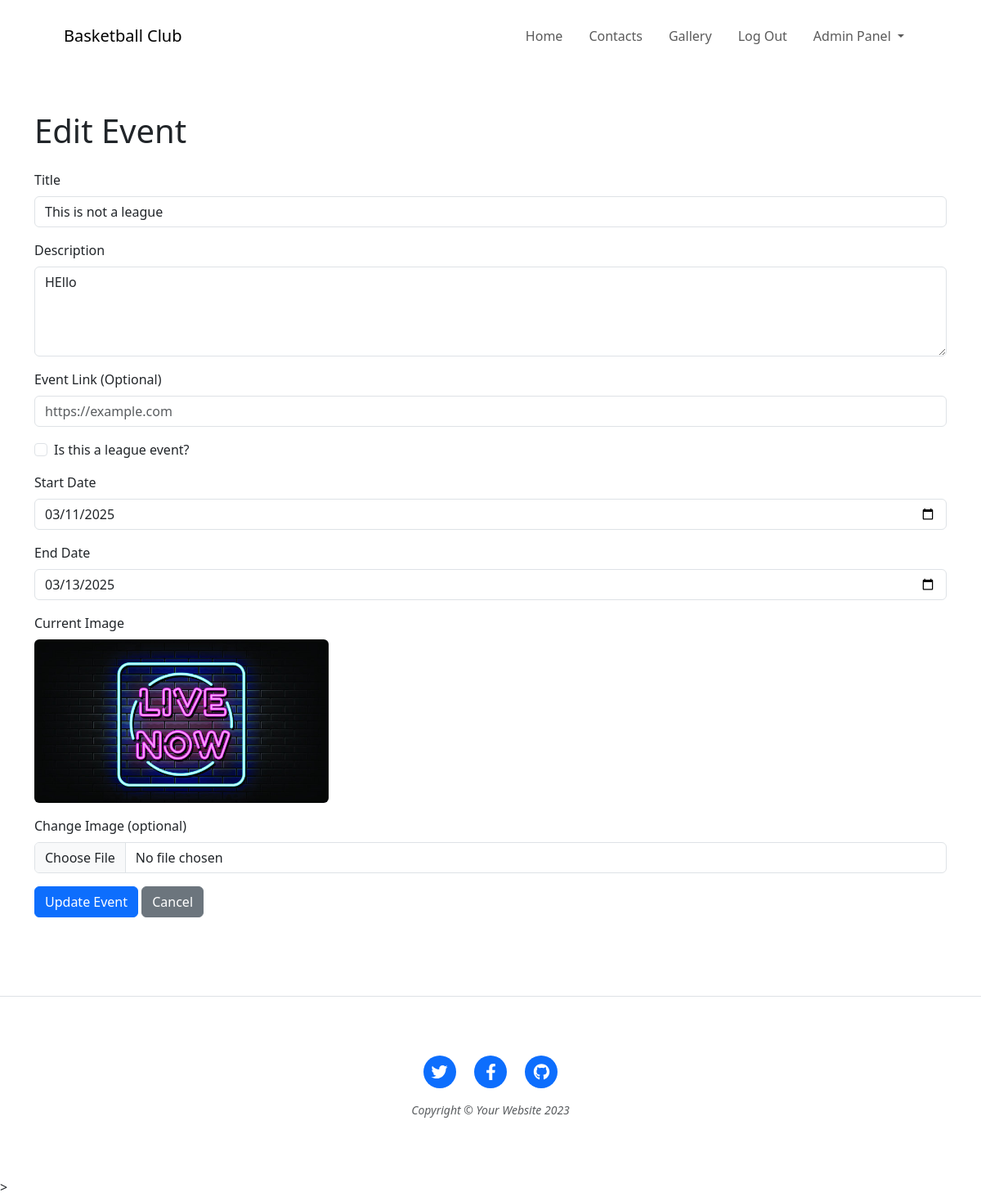
/add/edit_event/1 (signed in), run on an earlier commit of the app's database.
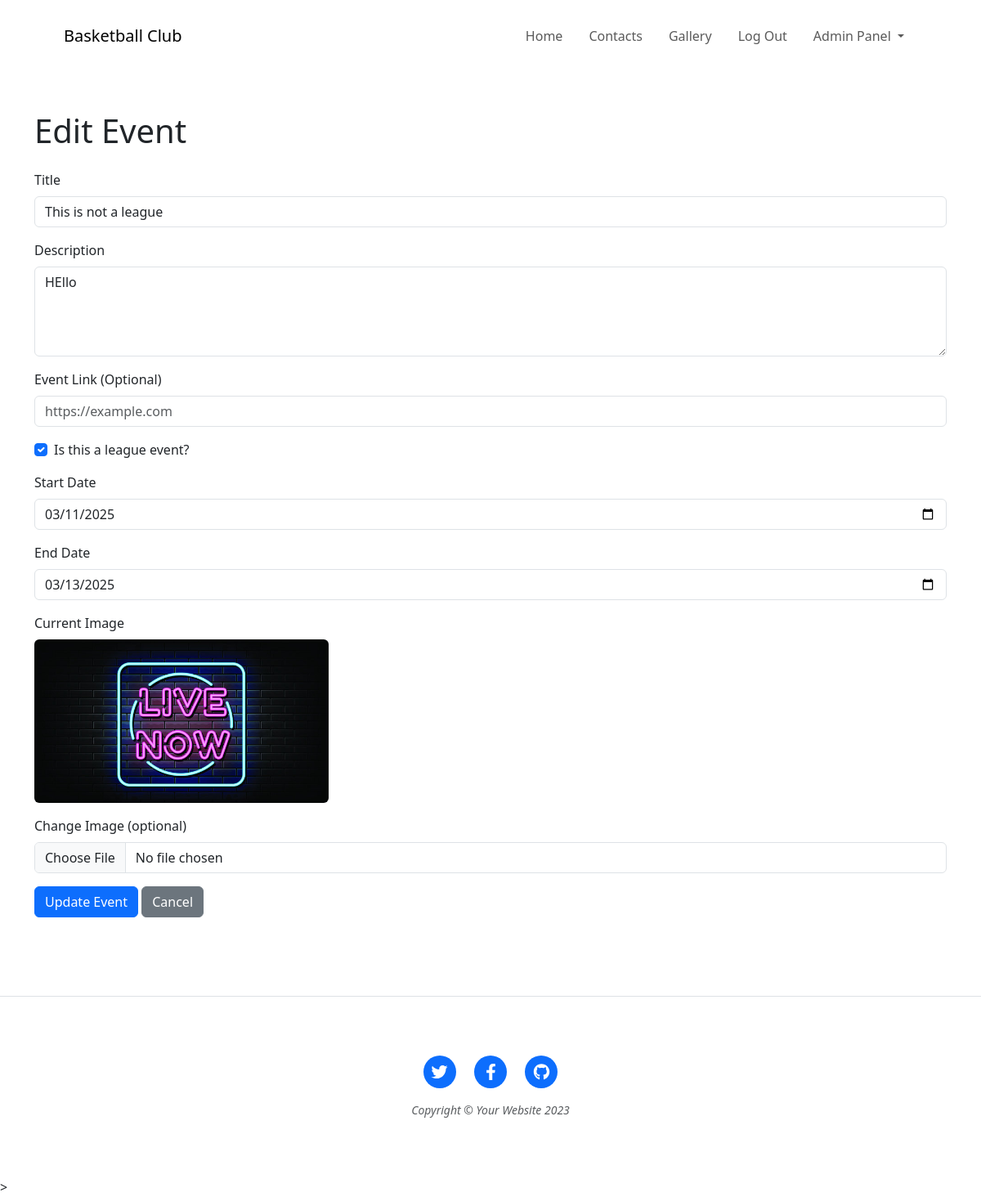
And on a later commit of the database.
### website/models.py (models this page shows)
class Event(db.Model):
    id = db.Column(db.Integer, primary_key=True)
    title = db.Column(db.String(100), nullable=False)
    description = db.Column(db.Text, nullable=False)
    img_url = db.Column(db.String(255), nullable=False)
    start_date = db.Column(db.Date, default=func.current_date())
    end_date = db.Column(db.Date, default=func.current_date())
    link = db.Column(db.String(255), nullable=True)
    is_league = db.Column(db.Boolean, default=False)
    admin_id = db.Column(db.Integer, db.ForeignKey('admin.id'), nullable=False)
    matches = db.relationship('Match', backref='event', lazy=True)
    teams = db.relationship('Team', backref='event', lazy=True)
    galleries = db.relationship('GalleryAlbum', backref='event', lazy=True)

### website/add_event.py (the view, shortened to what this page needs)
@add_event.route('/edit_event/<int:event_id>', methods=['GET', 'POST'])
@login_required
def edit_event(event_id):
    if current_user.id != 1:
        flash("You do not have permission to edit events.", category='error')
        return redirect(url_for('views.home'))
    event = Event.query.get_or_404(event_id)
    return render_template("edit_event.html", event=event)

### website/__init__.py (called while the page is built)
@login_manager.user_loader
def load_user(user_id):
    from .models import Admin
    return Admin.query.get(int(user_id))

### website/templates/edit_event.html
{% include 'header.html' %}
<div class="container mt-5">
    <h1 class="mb-4">Edit Event</h1>
    <form method="POST" enctype="multipart/form-data" action="{{ url_for('add_event.edit_event', event_id=event.id) }}">
        <div class="mb-3">
            <label for="title" class="form-label">Title</label>
            <input type="text" class="form-control" id="title" name="title" value="{{ event.title }}" placeholder="Enter event title" required>
        </div>
        <div class="mb-3">
            <label for="description" class="form-label">Description</label>
            <textarea class="form-control" id="description" name="description" rows="4" placeholder="Enter event description" required>{{ event.description }}</textarea>
        </div>
        <div class="mb-3">
            <label for="link" class="form-label">Event Link (Optional)</label>
            <input type="url" class="form-control" id="link" name="link" value="{{ event.link or '' }}" placeholder="https://example.com">
        </div>
        <div class="form-check mb-3">
        <input class="form-check-input" type="checkbox" id="is_league" name="is_league" {% if event.is_league %}checked{% endif %}>
        <label class="form-check-label" for="is_league">Is this a league event?</label>
        </div>
        <div class="mb-3">
            <label for="start_date" class="form-label">Start Date</label>
            <input type="date" class="form-control" id="start_date" name="start_date" value="{{ event.start_date.strftime('%Y-%m-%d') }}" required>
        </div>
        <div class="mb-3">
            <label for="end_date" class="form-label">End Date</label>
            <input type="date" class="form-control" id="end_date" name="end_date" value="{{ event.end_date.strftime('%Y-%m-%d') }}" required>
        </div>
        <div class="mb-3">
            <label class="form-label">Current Image</label>
            <div>
                <img src="{{ url_for('static', filename='assets/img/Event/' ~ event.img_url) }}" alt="Current Event Image" class="img-fluid rounded" style="max-height: 200px;">
            </div>
        </div>
        <div class="mb-3">
            <label for="image" class="form-label">Change Image (optional)</label>
            <input type="file" class="form-control" id="image" name="image" accept="image/*">
        </div>
        <button type="submit" class="btn btn-primary">Update Event</button>
        <a href="{{ url_for('add_event.event_page', event_id=event.id) }}" class="btn btn-secondary">Cancel</a>
    </form>
</div>
<div class="py-5"></div>
{% include 'footer.html' %}

What changed in the data, as far as the page shows it:
changed Event "This is not a league": is_league "☐" → "☑"
